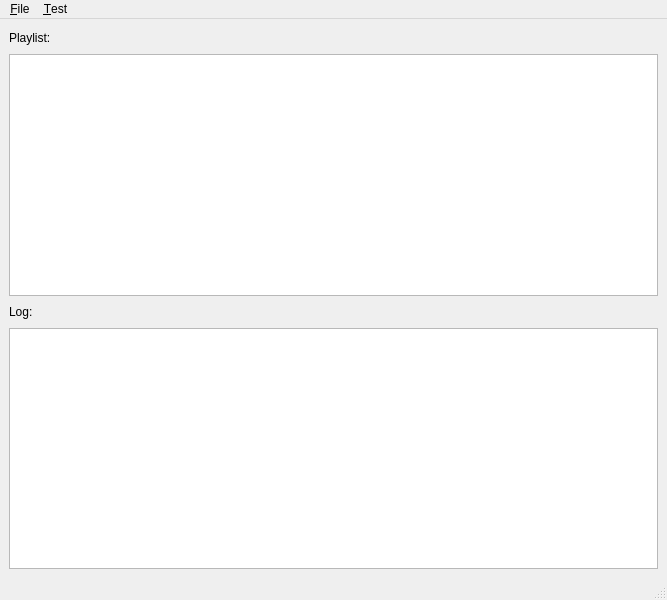
<ui version="4.0" >
 <class>muroaserverClass</class>
 <widget class="QMainWindow" name="muroaserverClass" >
  <property name="geometry" >
   <rect>
    <x>0</x>
    <y>0</y>
    <width>667</width>
    <height>600</height>
   </rect>
  </property>
  <property name="windowTitle" >
   <string>Muroa Server</string>
  </property>
  <widget class="QWidget" name="centralwidget" >
   <layout class="QGridLayout" name="gridLayout" >
    <item row="0" column="0" >
     <widget class="QLabel" name="label_2" >
      <property name="text" >
       <string>Playlist:</string>
      </property>
     </widget>
    </item>
    <item row="0" column="1" colspan="2" >
     <spacer name="horizontalSpacer_2" >
      <property name="orientation" >
       <enum>Qt::Horizontal</enum>
      </property>
      <property name="sizeHint" stdset="0" >
       <size>
        <width>595</width>
        <height>20</height>
       </size>
      </property>
     </spacer>
    </item>
    <item row="1" column="0" colspan="3" >
     <widget class="QTableView" name="tableView" />
    </item>
    <item row="2" column="0" colspan="2" >
     <widget class="QLabel" name="label" >
      <property name="text" >
       <string>Log:</string>
      </property>
     </widget>
    </item>
    <item row="2" column="2" >
     <spacer name="horizontalSpacer" >
      <property name="orientation" >
       <enum>Qt::Horizontal</enum>
      </property>
      <property name="sizeHint" stdset="0" >
       <size>
        <width>589</width>
        <height>20</height>
       </size>
      </property>
     </spacer>
    </item>
    <item row="3" column="0" colspan="3" >
     <widget class="QPlainTextEdit" name="plainTextEdit" />
    </item>
   </layout>
  </widget>
  <widget class="QMenuBar" name="menubar" >
   <property name="geometry" >
    <rect>
     <x>0</x>
     <y>0</y>
     <width>667</width>
     <height>22</height>
    </rect>
   </property>
   <widget class="QMenu" name="menu_File" >
    <property name="title" >
     <string>&amp;File</string>
    </property>
    <addaction name="actionExit" />
    <addaction name="action_Open" />
   </widget>
   <widget class="QMenu" name="menu_Test" >
    <property name="title" >
     <string>&amp;Test</string>
    </property>
    <addaction name="action_next_Revision" />
   </widget>
   <addaction name="menu_File" />
   <addaction name="menu_Test" />
  </widget>
  <widget class="QStatusBar" name="statusbar" />
  <action name="actionExit" >
   <property name="text" >
    <string>E&amp;xit</string>
   </property>
   <property name="shortcut" >
    <string>Alt+X</string>
   </property>
  </action>
  <action name="action_Open" >
   <property name="text" >
    <string>&amp;Open ...</string>
   </property>
  </action>
  <action name="action_next_Revision" >
   <property name="text" >
    <string>&amp;next Revision</string>
   </property>
  </action>
 </widget>
 <resources/>
 <connections/>
</ui>
